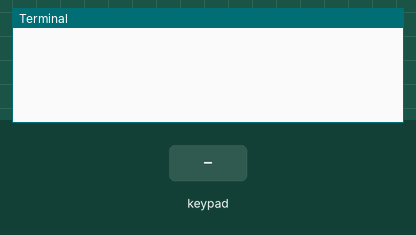
Bench run of a program on a simulated Raspberry Pi (header pin numbers). Shown: the last lines printed to the terminal. The test bench sets the inputs (shaded band).

Above: at 1.2 s.
1.3 s: key '1' pressed
At 2.5 s:
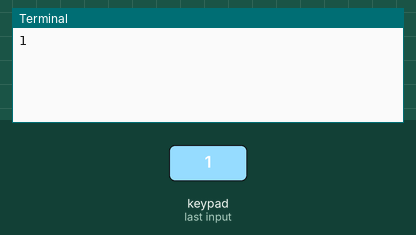
2.9 s: keypad keys 1 2 3 4 # pressed 0.4 s apart
At 5.8 s:
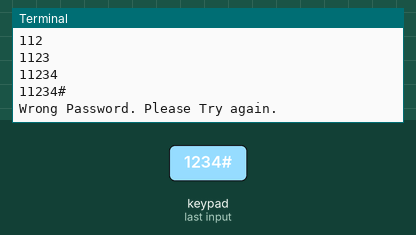
6.4 s: key 'A' pressed
At 7.6 s:
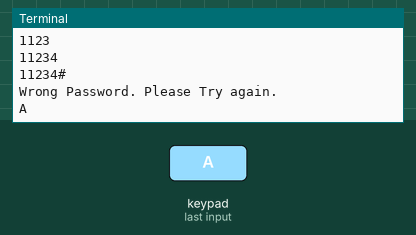
7.9 s: keypad keys 1 2 3 4 * pressed 0.4 s apart
At 10.9 s:
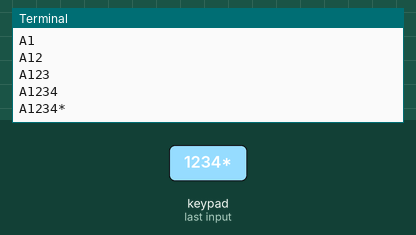
11.4 s: key 'B' pressed
At 12.6 s:
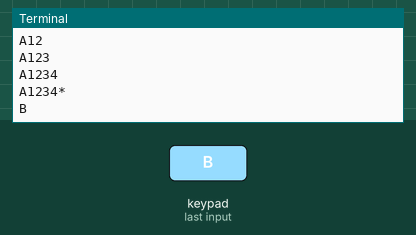
12.9 s: keypad keys 1 2 3 4 A pressed 0.4 s apart
At 15.8 s:
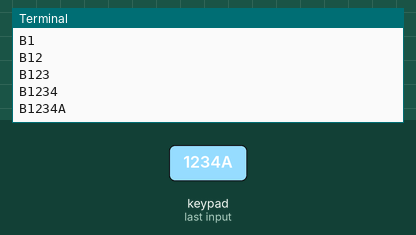

The program:

main.py
```python
import RPi.GPIO as GPIO
import time
import os

password = "1234"
class keypad():
    # CONSTANTS
    KEYPAD = [
    [1,2,3,"A"],
    [4,5,6,"B"],
    [7,8,9,"C"],
    ["*",0,"#","D"]
    ]

    ROW = [11,12,13,15]
    COLUMN = [16,18,22,7]

    def __init__(self):
        GPIO.setmode(GPIO.BOARD)

    def getKey(self):
        while True:
            # Set all columns as output low
            for j in range(len(self.COLUMN)):
                GPIO.setup(self.COLUMN[j], GPIO.OUT)
                GPIO.output(self.COLUMN[j], GPIO.LOW)

            # Set all rows as input
            for i in range(len(self.ROW)):
                GPIO.setup(self.ROW[i], GPIO.IN, pull_up_down=GPIO.PUD_UP)

            # Scan rows for pushed key/button
            # A valid key press should set "rowVal"  between 0 and 3.
            rowVal = -1
            for i in range(len(self.ROW)):
                tmpRead = GPIO.input(self.ROW[i])
                if tmpRead == 0:
                    rowVal = i

            # if rowVal is not 0 thru 3 then no button was pressed and we can exit
            """if rowVal < 0 or rowVal > 3:
                self.exit()
                return """

            # Convert columns to input
            for j in range(len(self.COLUMN)):
                GPIO.setup(self.COLUMN[j], GPIO.IN, pull_up_down=GPIO.PUD_DOWN)

            # Switch the i-th row found from scan to output
            GPIO.setup(self.ROW[rowVal], GPIO.OUT)
            GPIO.output(self.ROW[rowVal], GPIO.HIGH)

            # Scan columns for still-pushed key/button
            # A valid key press should set "colVal"  between 0 and 2.
            colVal = -1
            for j in range(len(self.COLUMN)):
                tmpRead = GPIO.input(self.COLUMN[j])
                if tmpRead == 1:
                    colVal=j

            # if colVal is not 0 thru 2 then no button was pressed and we can exit
            if colVal < 0 or colVal > 3:
                self.exit()
                return ""

            # Return the value of the key pressed
            self.exit()
            return self.KEYPAD[rowVal][colVal]

    def exit(self):
        # Reinitialize all rows and columns as input at exit
        for i in range(len(self.ROW)):
                GPIO.setup(self.ROW[i], GPIO.IN, pull_up_down=GPIO.PUD_UP)
        for j in range(len(self.COLUMN)):
                GPIO.setup(self.COLUMN[j], GPIO.IN, pull_up_down=GPIO.PUD_UP)
mode = False
if __name__ == '__main__':
    # Initialize the keypad class
    kp = keypad()
    # Loop while waiting for a keypress
    digit = ""
    while True:
        new = str(kp.getKey())
        if new:
            digit = digit + new
            print(digit)
        if "*" in digit:
            digit = ""
        if "#" in digit:
            digit = digit.replace("#", "")
            if digit == password:
                if mode == False:
                    os.system("sudo python3 door.py close")
                    print("Door close")
                    mode = True
                else:
                    os.system("sudo python3 door.py open")
                    print("Door open")
                    mode = False
            else:
                print("Wrong Password. Please Try again.")

            digit = ""
        time.sleep(0.2)
```

Measured:
- after the input at 1.3 s, the terminal: prints a new line after 0.11 s (image 1)
- after the input at 2.9 s, the terminal: prints a new line after 0.12 s (image 2)
- after the input at 6.4 s, the terminal: prints a new line after 0.05 s (image 3)
- after the input at 7.9 s, the terminal: prints a new line after 0.16 s (image 4)
- after the input at 11.4 s, the terminal: prints a new line after 0.08 s (image 5)
- after the input at 12.9 s, the terminal: prints a new line after 0.19 s (image 6)
